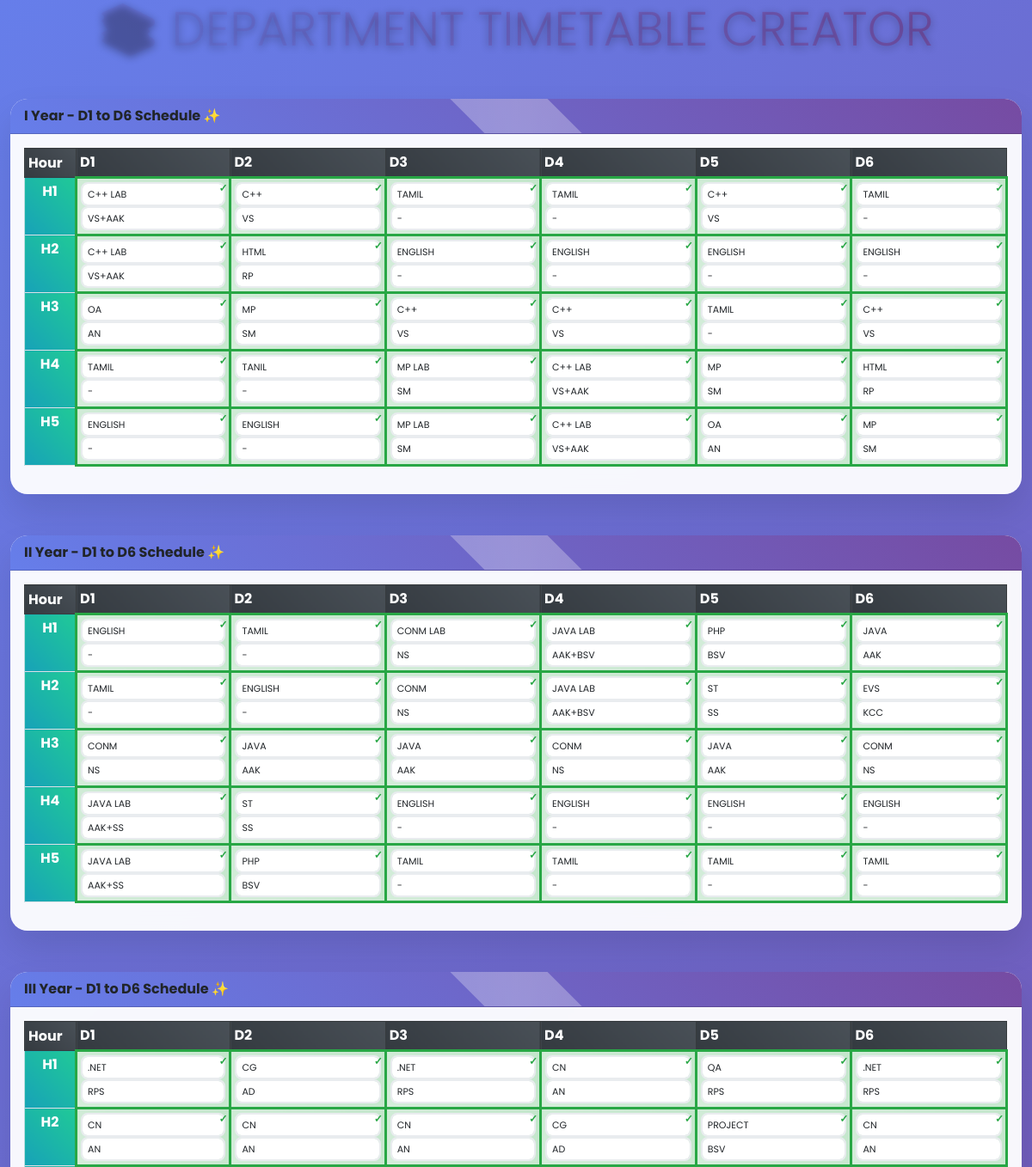
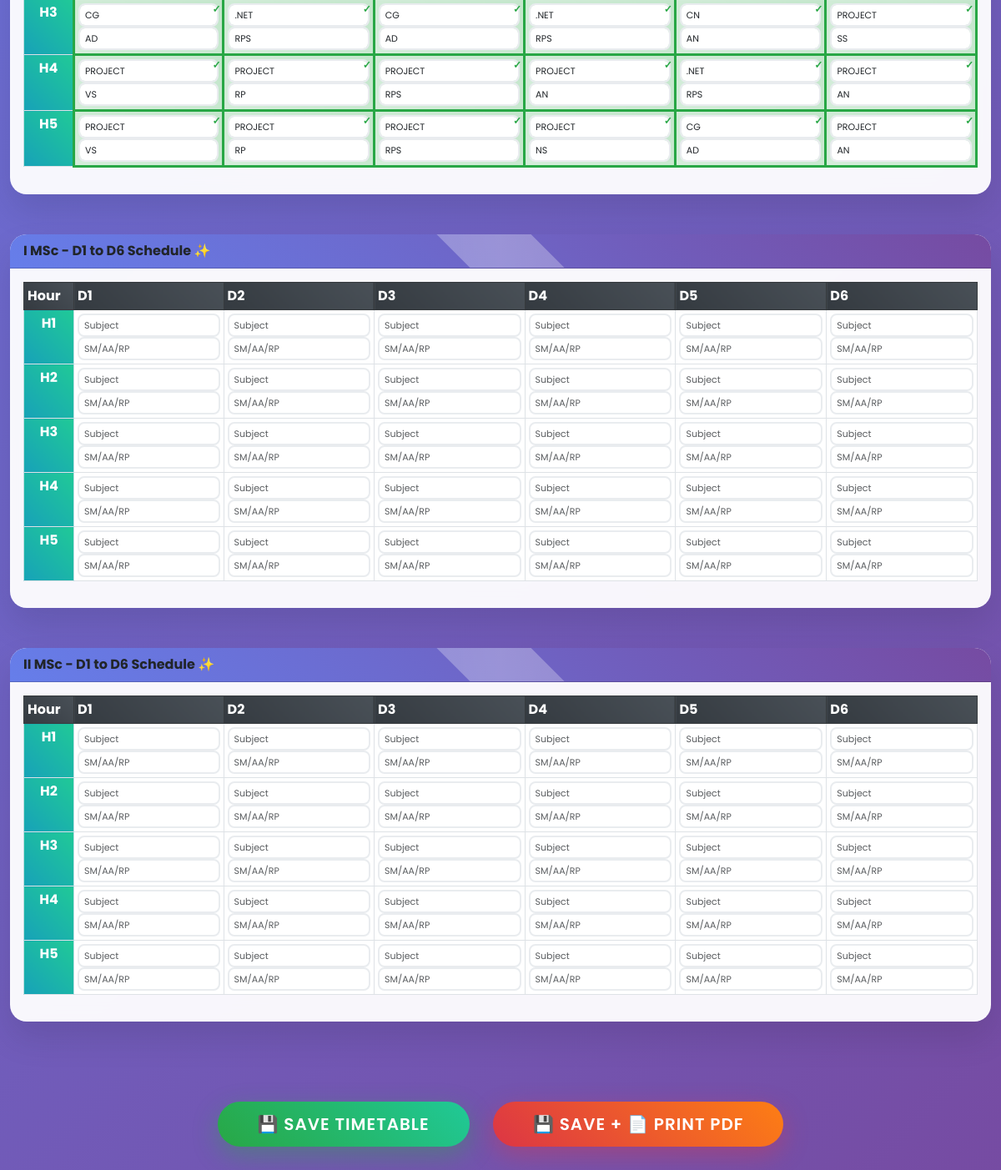
The page /hod/generate_timetable.php (signed in) on the database its author committed (2 pictures, top to bottom).
### tables this page shows
CREATE TABLE IF NOT EXISTS `manual_timetable` (
  `id` int(11) NOT NULL AUTO_INCREMENT,
  `class_name` varchar(20) DEFAULT NULL,
  `day_num` tinyint(4) DEFAULT NULL,
  `hour_num` tinyint(4) DEFAULT NULL,
  `subject` varchar(100) DEFAULT NULL,
  `staff_initial` varchar(20) DEFAULT NULL,
  PRIMARY KEY (`id`)
);

### hod/generate_timetable.php (the view, shortened to what this page needs)
<?php
include '../config/db_connection.php';
$pdo->exec("SET NAMES utf8mb4 COLLATE utf8mb4_unicode_ci");
$classes = array(
    'I_Year'   => 'I Year',
    'II_Year'  => 'II Year',
    'III_Year' => 'III Year',
    'I_MSc'    => 'I MSc',
    'II_MSc'   => 'II MSc'
);
$data = array();
foreach($classes as $key => $class_name){
    $data[$key] = array();
    $stmt = $pdo->prepare(
        "SELECT * FROM manual_timetable
         WHERE class_name=? COLLATE utf8mb4_unicode_ci
         ORDER BY day_num,hour_num"
    );
    $stmt->execute(array($class_name));
    while($row = $stmt->fetch(PDO::FETCH_ASSOC)){
        $data[$key][$row['day_num']][$row['hour_num']] = array(
            'subject' => $row['subject'],
            'staff'   => $row['staff_initial']
        );
    }
}
?>
<!DOCTYPE html>
<html>
<head>
    <link href="https://cdn.jsdelivr.net/npm/bootstrap@5.3.0/dist/css/bootstrap.min.css" rel="stylesheet">
    <link href="https://cdnjs.cloudflare.com/ajax/libs/animate.css/4.1.1/animate.min.css" rel="stylesheet">
</head>
<body>
<div class="container-fluid">
    <div class="text-center mb-5 animate__animated animate__fadeInDown">
        <h2 class="display-4">📚 DEPARTMENT TIMETABLE CREATOR</h2>
    </div>
    <form method="POST">
        <?php foreach($classes as $key => $class_name): ?>
        <div class="card mb-5 animate__animated animate__fadeInUp animate__delay-1s">
            <div class="card-header">
                <b><?php echo $class_name; ?> - D1 to D6 Schedule ✨</b>
            </div>
            <div class="card-body p-3">
                <div class="table-responsive">
                    <table class="table table-bordered table-sm">
                        <thead class="table-dark">
                            <tr>
                                <th style="width:60px;">Hour</th>
                                <?php for($d=1;$d<=6;$d++): ?>
                                    <th>D<?php echo $d; ?></th>
                                <?php endfor; ?>
                            </tr>
                        </thead>
                        <?php for($h=1;$h<=5;$h++): ?>
                        <tr>
                            <td class="table-info text-center fw-bold">H<?php echo $h; ?></td>
                            <?php for($d=1;$d<=6;$d++):
                                $sub   = isset($data[$key][$d][$h]['subject']) ? $data[$key][$d][$h]['subject'] : '';
                                $staff = isset($data[$key][$d][$h]['staff']) ? $data[$key][$d][$h]['staff'] : '';
                            ?>
                                <td class="<?php echo ($sub && $staff) ? 'saved-cell' : ''; ?>">
                                    <input
                                        type="text"
                                        name="<?php echo $key; ?>_D<?php echo $d; ?>_H<?php echo $h; ?>_sub"
                                        class="form-control input-field"
                                        placeholder="Subject"
                                        value="<?php echo htmlspecialchars($sub); ?>">
                                    <input
                                        type="text"
                                        name="<?php echo $key; ?>_D<?php echo $d; ?>_H<?php echo $h; ?>_staff"
                                        class="form-control input-field"
                                        placeholder="SM/AA/RP"
                                        value="<?php echo htmlspecialchars($staff); ?>">
                                </td>
                            <?php endfor; ?>
                        </tr>
                        <?php endfor; ?>
                    </table>
                </div>
            </div>
        </div>
        <?php endforeach; ?>
        <div class="text-center py-5">
            <button type="submit" name="save_only" class="btn btn-success btn-lg px-5 me-4 animate__animated">
                💾 SAVE TIMETABLE
            </button>
            <button type="submit" name="save_pdf" class="btn btn-danger btn-lg px-5 animate__animated">
                💾 SAVE + 📄 PRINT PDF
            </button>
        </div>
    </form>
</div>
</body>
</html>

### hod/generate_timetable.php (style rules this page uses)
* { font-family: 'Poppins', sans-serif; }
body { background: linear-gradient(135deg, #667eea 0%, #764ba2 100%); min-height: 100vh; animation: gradientShift 10s ease infinite; }
.container-fluid { perspective: 1000px; }
.card { background: rgba(255,255,255,0.95); backdrop-filter: blur(10px); border: none; border-radius: 20px; box-shadow: 0 20px 40px rgba(0,0,0,0.1); transform-style: preserve-3d; transition: all 0.4s cubic-bezier(0.175, 0.885, 0.32, 1.275); }
.card-header { border-radius: 20px 20px 0 0 !important; background: linear-gradient(45deg, #667eea, #764ba2) !important; transform: translateZ(30px); position: relative; overflow: hidden; }
.card-header::before { content: ''; position: absolute; top: -50%; left: -50%; width: 200%; height: 200%; background: linear-gradient(45deg, transparent, rgba(255,255,255,0.3), transparent); transform: rotate(45deg); transition: all 0.6s; }
.input-field { height: 28px !important; font-size: 11px !important; padding: 4px 6px !important; border-radius: 8px; border: 2px solid #e9ecef; transition: all 0.3s ease; }
.saved-cell { background: linear-gradient(45deg, #d4edda, #c3e6cb) !important; border: 3px solid #28a745 !important; position: relative; overflow: hidden; }
.saved-cell::after { content: '✓'; position: absolute; top: 2px; right: 2px; color: #28a745; font-weight: bold; font-size: 12px; animation: pulse 2s infinite; }
.table td { padding: 4px !important; vertical-align: top; position: relative; transition: all 0.3s ease; }
.btn { border-radius: 50px; padding: 12px 30px; font-weight: 600; text-transform: uppercase; letter-spacing: 1px; position: relative; overflow: hidden; transform: translateZ(10px); }
.btn-success { background: linear-gradient(45deg, #28a745, #20c997); border: none; box-shadow: 0 10px 30px rgba(40, 167, 69, 0.4); }
.btn-danger { background: linear-gradient(45deg, #dc3545, #fd7e14); border: none; box-shadow: 0 10px 30px rgba(220, 53, 69, 0.4); }
.btn::before { content: ''; position: absolute; top: 0; left: -100%; width: 100%; height: 100%; background: linear-gradient(90deg, transparent, rgba(255,255,255,0.3), transparent); transition: left 0.5s; }
.table-dark th { background: linear-gradient(45deg, #343a40, #495057) !important; }
.table-info { background: linear-gradient(45deg, #17a2b8, #20c997) !important; color: white !important; }
h2 { text-shadow: 0 2px 10px rgba(0,0,0,0.3); background: linear-gradient(45deg, #667eea, #764ba2); -webkit-background-clip: text; -webkit-text-fill-color: transparent; background-clip: text; animation: textGlow 3s ease-in-out infinite alternate; }

### rows shown on the page
manual_timetable: subject "TANIL", staff_initial "-"
manual_timetable: subject "CONM LAB", staff_initial "NS"
manual_timetable: subject "EVS", staff_initial "KCC"
manual_timetable: subject "QA", staff_initial "RPS"
manual_timetable: subject "PROJECT", staff_initial "BSV"
manual_timetable: subject "PROJECT", staff_initial "SS"
manual_timetable: subject "PROJECT", staff_initial "NS"

### other values the page prints
$class_name "I Year"
$class_name "II Year"
$class_name "III Year"
$class_name "I MSc"
$class_name "II MSc"
